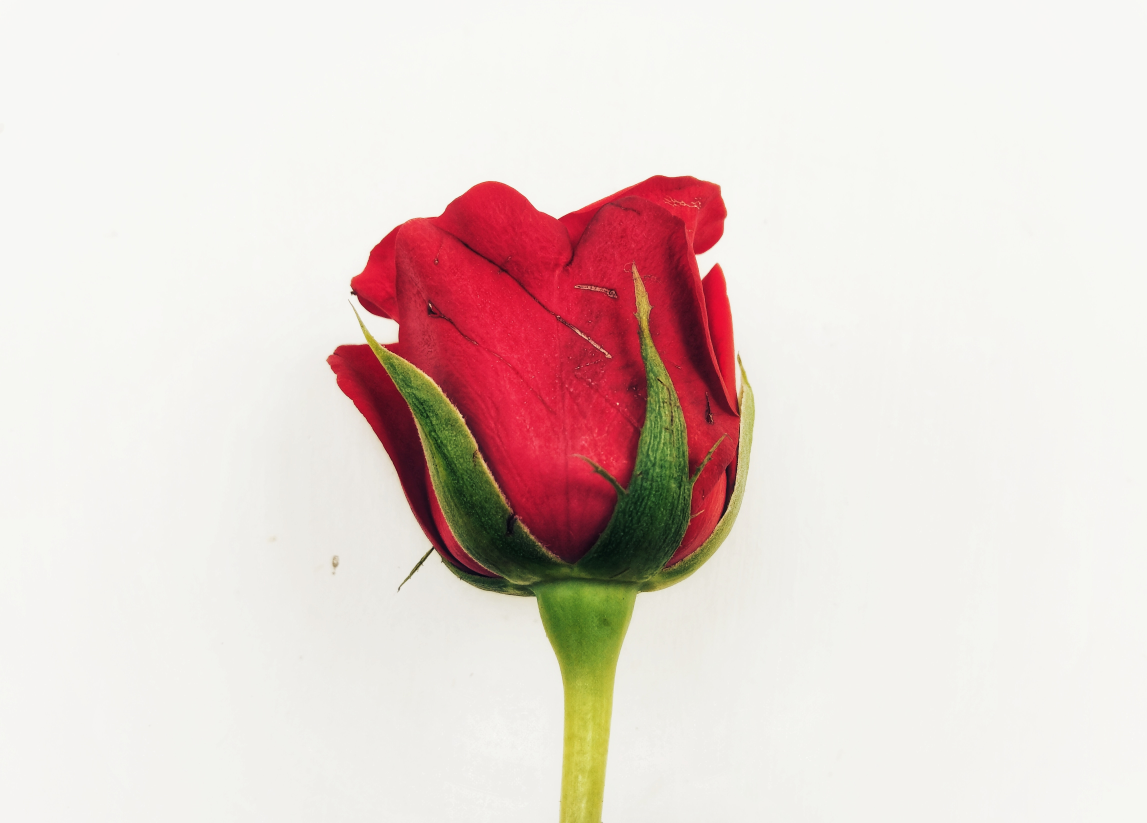
#> input picture images/1.jpg, 4586 x 3289 px, found by its file name (shown at 1/4 size)
$ python test3.py
#> lines starting #> are read from the running program, lines starting #| are printed output that depends on the picture; after the words box and inside, x2 and y2 are one past the last pixel; in counts of white or black regions, pixels touching at a corner belong together; long printed decimals are rounded; pictures that were not available may be replaced by others from this repository, and a replacement may not be noted
import numpy as np
import cv2


def draw_contours( contour,title):
    img = np.zeros((500, 500), dtype=np.uint8)
    for i in range(len(contour)):
        img[contour[i][1], contour[i][0]] = 255
    cv2.imshow(title, img)

def freeman_histogram(chain_code):
    histogram = np.zeros((8,), dtype=np.uint8)
    for i in range(len(chain_code)):
        histogram[chain_code[i]] += 1
    return histogram

def freeman_chain(img,title):
    FREEMAN = [(0, 1), (-1, 1), (-1, 0), (-1, -1), (0, -1), (1, -1), (1, 0), (1, 1)]
    gray =  cv2.cvtColor(img, cv2.COLOR_BGR2GRAY)

    edges = cv2.Canny(gray, 100, 100)
    cv2.imshow("edges"+title, edges)

    contours, _ = cv2.findContours(edges, cv2.RETR_EXTERNAL,cv2.CHAIN_APPROX_NONE)
    contours = sorted(contours, key=cv2.contourArea, reverse=True)
    x = contours[0].reshape(-1, 2)
    draw_contours(x,title)
    points = x
    chain_code = []
    for i in range(len(points)):
        p1 = points[i]
        p2 = points[(i + 1) % len(points)]
        dx = p2[0] - p1[0]
        dy = p2[1] - p1[1]
        for j in range(len(FREEMAN)):
            if FREEMAN[j] == (dx, dy):
                chain_code.append(j)
                break
    return chain_code


def distance(d1,d2):
    return np.linalg.norm(np.array(d1)-np.array(d2) )

img1 = cv2.imread(r"back\images\1.jpg")
#> img1 is the input picture: shape (3289, 4586, 3); mean B, G, R 209.7, 214.1, 229.9
img1= cv2.resize(img1, (500, 500))
#> img1: shape (500, 500, 3)

img2 = cv2.imread(r"back\images\2.jpg")
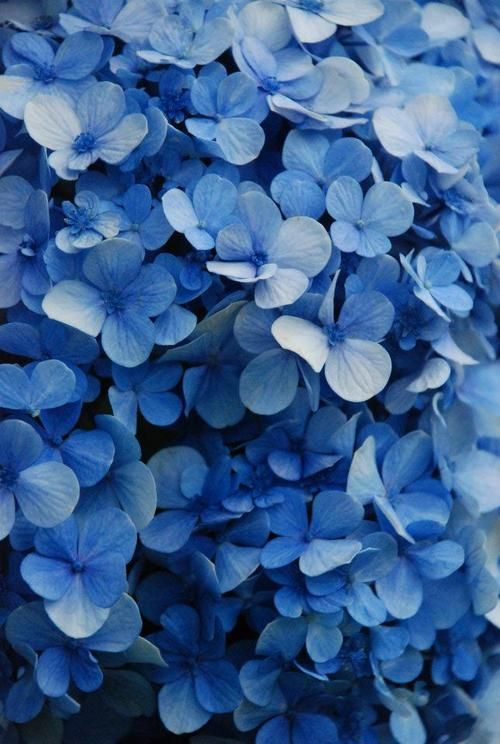
#> input picture images/10.jpg, 500 x 744 px, given in place of 2.jpg, which was not available
#> img2 is the input picture: shape (744, 500, 3); mean B, G, R 143.2, 94.6, 57.1
img2= cv2.resize(img2, (500, 500))
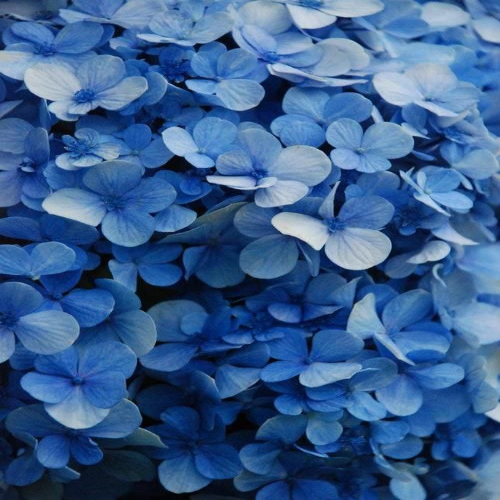
#> img2: shape (500, 500, 3); mean B, G, R 143.1, 94.5, 57

chain_code1 = freeman_chain(img1,"1")
#> in freeman_chain, `edges = cv2.Canny(gray, 100, 100)`:
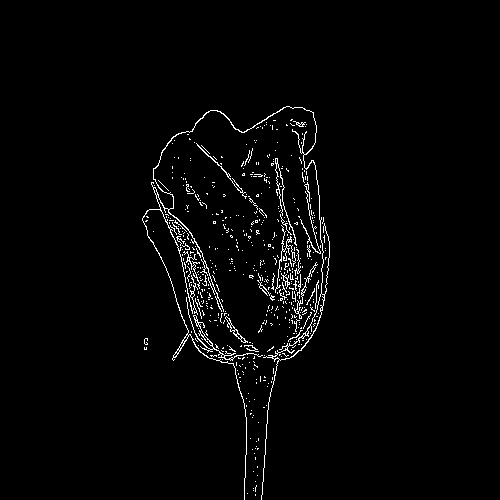
#> edges: shape (500, 500); 2.1% white in thin lines or dots, all inside (x1, y1, x2, y2) = (142, 106, 330, 500)
#> in freeman_chain, `contours, _ = cv2.findContours(edges, cv2.RETR_EXTERNAL,cv2.CHAIN_APPR..`: contours = 509 contours, 500 with area under 20; largest, box (x1, y1, x2, y2) and area: (142, 106, 330, 500) 982, (186, 297, 263, 361) 117, (225, 316, 248, 343) 96, (196, 143, 247, 199) 38, (275, 158, 297, 246) 32
#> in freeman_chain, `x = contours[0].reshape(-1, 2)`: x = 3089 pairs, first value 142 to 329, second value 106 to 499
#> after the loop in draw_contours, `for i in range(len(contour)):`:
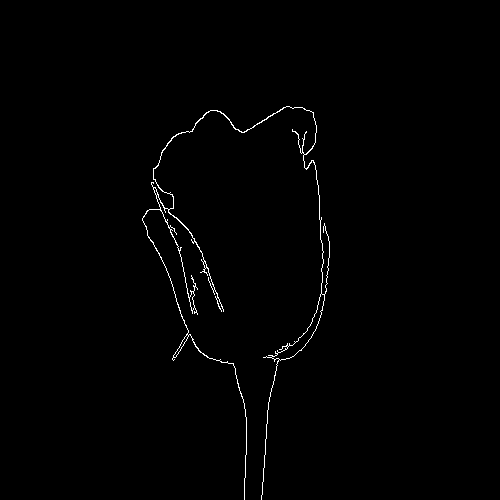
#> img: shape (500, 500); 0.76% white in thin lines or dots, all inside (x1, y1, x2, y2) = (142, 106, 330, 500)
#> in freeman_chain, `points = x`: points has the same summary as x
#> the loop in freeman_chain, `for i in range(len(points)):` made 3089 passes
#> (p1, p2, dx, dy) on passes 1 to 3: ([286, 106], [285, 107], -1, 1), ([285, 107], [284, 107], -1, 0), ([284, 107], [283, 107], -1, 0)
#> after the loop in freeman_chain, `for i in range(len(points)):`: chain_code = 3089 values, max 7 at index 166, min 0 at index 86, mean 2.95
#> chain_code1 has the same summary as chain_code in freeman_chain
chain_code2 = freeman_chain(img2,"2")
#> call 2 of freeman_chain, with title = '2'
#> in freeman_chain (call 2), `gray =  cv2.cvtColor(img, cv2.COLOR_BGR2GRAY)`:
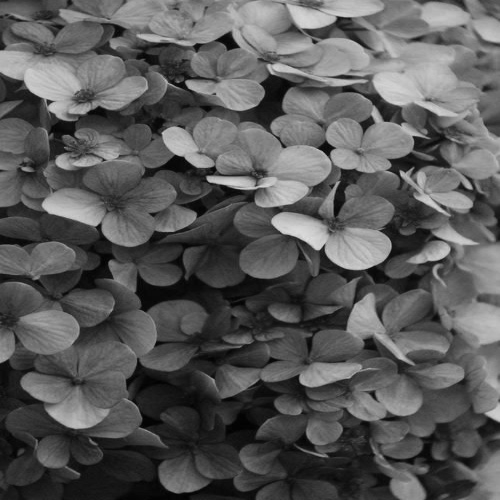
#> gray: shape (500, 500); min 1, max 222, mean 88.8
#> in freeman_chain (call 2), `edges = cv2.Canny(gray, 100, 100)`:
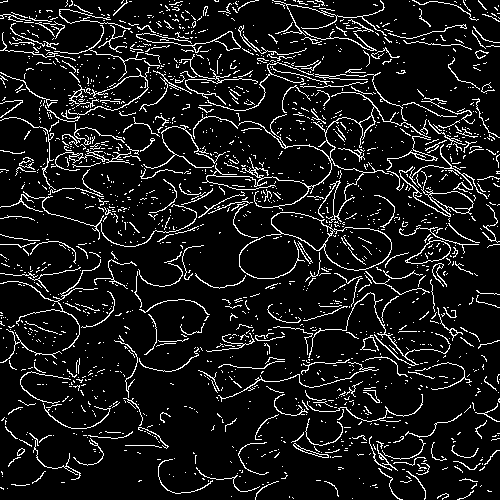
#> edges: shape (500, 500); 9.6% white in thin lines or dots
#> in freeman_chain (call 2), `contours, _ = cv2.findContours(edges, cv2.RETR_EXTERNAL,cv2.CHAIN_APPR..`: contours = 1787 contours, 1739 with area under 20; largest, box (x1, y1, x2, y2) and area: (266, 212, 392, 271) 3600, (405, 237, 451, 264) 590, (202, 92, 431, 223) 303, (136, 31, 241, 53) 258, (68, 67, 150, 115) 106
#> in freeman_chain (call 2), `x = contours[0].reshape(-1, 2)`: x = 310 pairs, first value 266 to 391, second value 212 to 270
#> call 2 of draw_contours, with contour = array of shape (310, 2), title = '2'
#> after the loop in draw_contours (call 2), `for i in range(len(contour)):`:
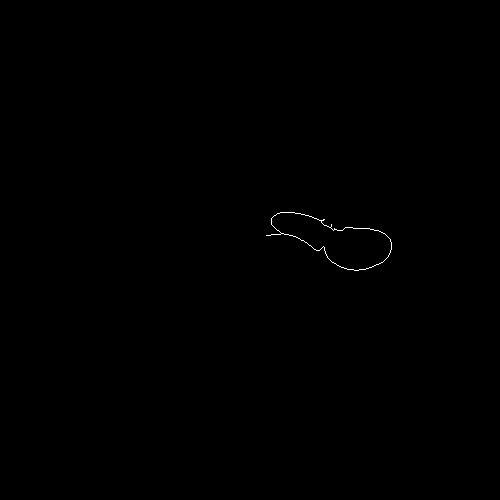
#> img: shape (500, 500); 0.12% white in thin lines or dots, all inside (x1, y1, x2, y2) = (266, 212, 392, 271)
#> in freeman_chain (call 2), `points = x`: points has the same summary as x
#> the loop in freeman_chain (call 2), `for i in range(len(points)):` made 310 passes
#> (p1, p2, dx, dy) on passes 1 to 3: ([280, 212], [279, 213], -1, 1), ([279, 213], [278, 213], -1, 0), ([278, 213], [277, 213], -1, 0)
#> after the loop in freeman_chain (call 2), `for i in range(len(points)):`: chain_code = 310 values, max 7 at index 15, min 0 at index 9, mean 3.9
#> chain_code2 has the same summary as chain_code in freeman_chain
d1 = freeman_histogram(chain_code1)
#> after the loop in freeman_histogram, `for i in range(len(chain_code)):`: histogram = [90, 213, 162, 53, 95, 217, 149, 62]
#> d1 = [90, 213, 162, 53, 95, 217, 149, 62]
d2 = freeman_histogram(chain_code2)
#> d2 = [16, 14, 94, 31, 16, 26, 70, 43]
print(distance(d1, d2))
#| 315.450

cv2.waitKey(0)
